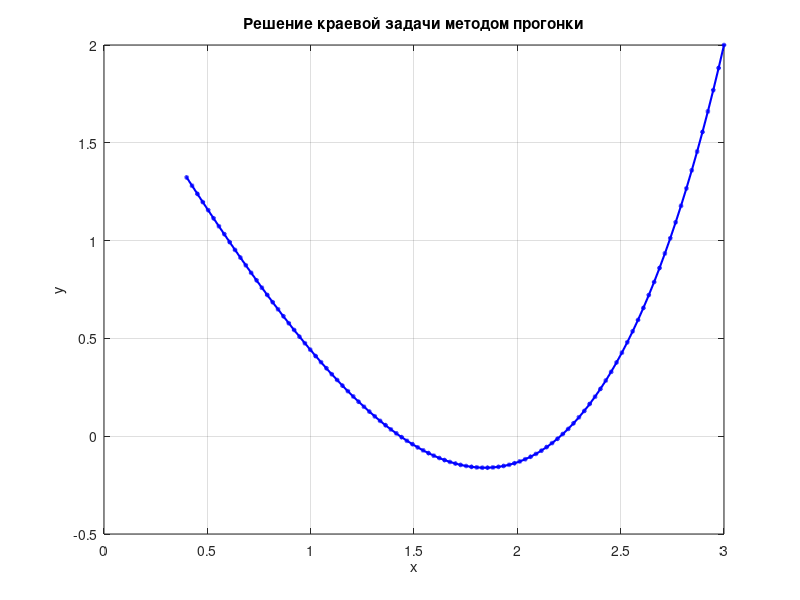

The MATLAB source for this figure:
%Начальные условия
a = 0.4; b = 3;
% Кол-во узлов, шаг, узлы
n = 100;
h = (b - a) / n;
x = linspace(a, b, n+1);
%x = a:h:b;

% Коэффициенты системы (A*y_{i-1} + C*y_i + B*y_{i+1} = F)
A = zeros(1, n+1); 
B = zeros(1, n+1); 
C = zeros(1, n+1); 
F = zeros(1, n+1);

for i = 2:n
    xi = x(i);
    A(i) = 1/h^2 + 0.5*xi/(2*h);
    C(i) = 1 - 2/h^2;
    B(i) = 1/h^2 - 0.5*xi/(2*h);
    F(i) = 2;
end

% Коэффициенты у краевых условий
k1 = 2 + 1/h; mu1 = -1/h; phi1 = 4.2742;
k2 = 1;       mu2 = 0;    phi2 = 2;

% Метод прогонки
alpha = zeros(1, n+1);
beta = zeros(1, n+1);

alpha(1) = -mu1 / k1;
beta(1) = phi1 / k1;

for i = 2:n
    denom = A(i) * alpha(i-1) + C(i);
    alpha(i) = -B(i) / denom;
    beta(i) = (F(i) - A(i) * beta(i-1)) / denom;
end

% Обратный ход 
y = zeros(1, n+1);
y(n+1) = (phi2 - mu2 * beta(n)) / (k2 + mu2 * alpha(n));

for i = n:-1:1
    y(i) = alpha(i) * y(i+1) + beta(i);
end

fprintf('Таблица значений для пар (x, y)\n'); 
for i = 1:n+1 
fprintf('%4d %10.4f %14.6f\n', i, x(i), y(i)); 
end 

plot(x, y, 'b-o', 'LineWidth', 1.5, 'MarkerSize', 2);
grid on; xlabel('x'); ylabel('y');
title('Решение краевой задачи методом прогонки');
